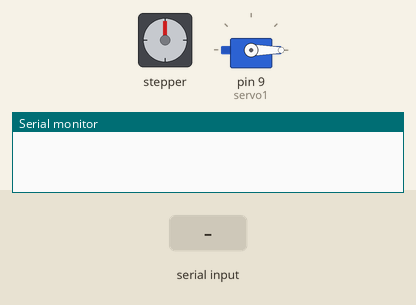
Recording of a sketch running on a simulated Arduino Uno, built with avr-gcc and run on an emulated ATmega328P. On the bench: stepper motor, servo, the last lines printed to the serial monitor. Wiring (inferred from the names in the program): stepper motor driver (200 steps per turn assumed): step pin 3; direction pin 4. The test bench sets the inputs (shaded band).

Above: at 1.2 s.
1.3 s: "ON\n" received over Serial
At 1.45 s:
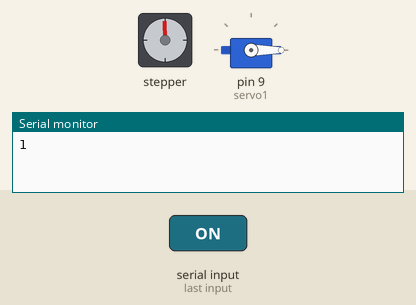
4.3 s: "OFF\n" received over Serial
5.8 s: "1\n" received over Serial
At 6.8 s:
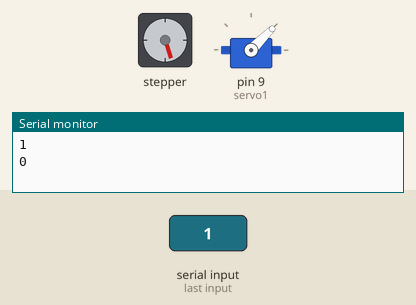
7.7 s: "2\n" received over Serial
At 9.3 s:
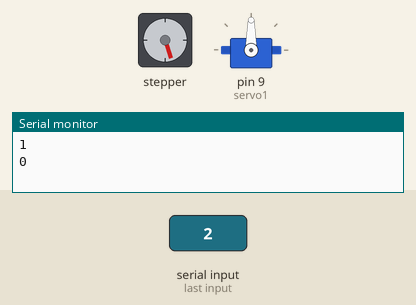
9.6 s: "ON\n" received over Serial
At 10.05 s:
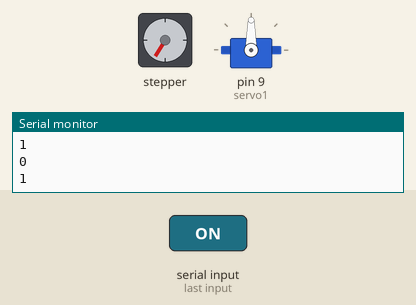
12.6 s: "0\n" received over Serial
At 12.76 s:
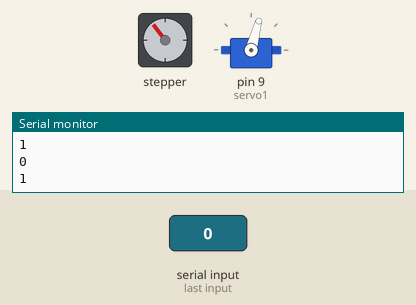
Timing chart, 0 to 21.6 s (numbered marks = the images above; inputs shaded):
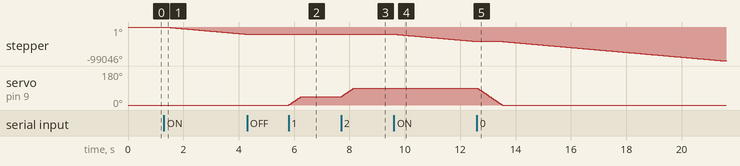

Measured:
- after the input at 1.3 s, stepper: keeps turning counter-clockwise at about 7032°/s, starting at once
- after the input at 5.8 s, servo on pin 9 (servo1): moves from 0° to 45° over 0.44 s, starting at once
- after the input at 7.7 s, servo on pin 9 (servo1): moves from 45° to 90° over 0.44 s, starting at once
- after the input at 9.6 s, stepper: keeps turning counter-clockwise at about 7032°/s, starting at once
- after the input at 12.6 s, servo on pin 9 (servo1): moves from 90° to 0° over 0.90 s, starting at once

The sketch:

DONG_CO_XU_LI_ANH_copy_20250110140325.ino
```cpp
// Định nghĩa các chân kết nối
#include <Servo.h>

Servo myServo1;  // Tạo đối tượng Servo
int curent_angle = 0;
int target_angle =0;
#define DIR_PIN 4  // Chân DIR nối với D4
#define STEP_PIN 3 // Chân STEP nối với D3
#define servo1 9
unsigned long previousStepTime = 0; // Lư thời gian bước trước đó
unsigned long previousServoTime = 0; // Lưu thời gian cập nhật servo trước đó
unsigned long previousXungTime = 0; // Lưu thời gian bước trước đó
const int stepInterval = 65;  // Thời gian giữa các bước (micro giây)
bool stepState = HIGH;          // Trạng thái tín hiệu STEP (HIGH/LOW)
int isStepperOn = 0;
void setup() {
  Serial.begin(9600);
  myServo1.attach(servo1); // Kết nối servo vào chân số 9

  // Thiết lập các chân là OUTPUT
  pinMode(DIR_PIN, OUTPUT);
  pinMode(STEP_PIN, OUTPUT);

  // Cài đặt chiều quay (HIGH: chiều thuận, LOW: chiều ngược)
  digitalWrite(DIR_PIN, LOW); // Quay theo chiều thuận
}
void servo(int a, int b){
  if (a<b){
    for (a;a<b;a++){
      myServo1.write(a);
      delay(10);
      curent_angle = target_angle;
    }
  }
  if (a>b){
    for (a;a>b;a--){
      myServo1.write(a);
      delay(10);
      curent_angle = target_angle;
    }
  }
  if (a==b){
    myServo1.write(b);
  }

}
void on_step(){
  unsigned long currentTime_step = micros();
  if (currentTime_step - previousStepTime >= stepInterval) {
    previousStepTime = currentTime_step;
    stepState = !stepState;
    digitalWrite(STEP_PIN, stepState);  // Tạo xung điều khiển stepper
  }
}
void off_step(){
    digitalWrite(STEP_PIN, LOW);
}
void loop() {
  String command = "";
  if (Serial.available() > 0) {
    command = Serial.readStringUntil('\n');
    command.trim();
    if (command == "ON") {
      isStepperOn = 1;
      Serial.println(isStepperOn);
    }
    if (command == "OFF") {
      isStepperOn = 0;
      Serial.println(isStepperOn);
    }
    if (command == "0"){
      target_angle = 0;
    }
    if (command == "1"){
      target_angle = 45;
    }
    if (command == "2"){
      target_angle = 90;
    }
  }

  if (isStepperOn) {
    on_step();
  }
  if (!isStepperOn) {
    off_step();
  }
  servo(curent_angle, target_angle);
}
```
